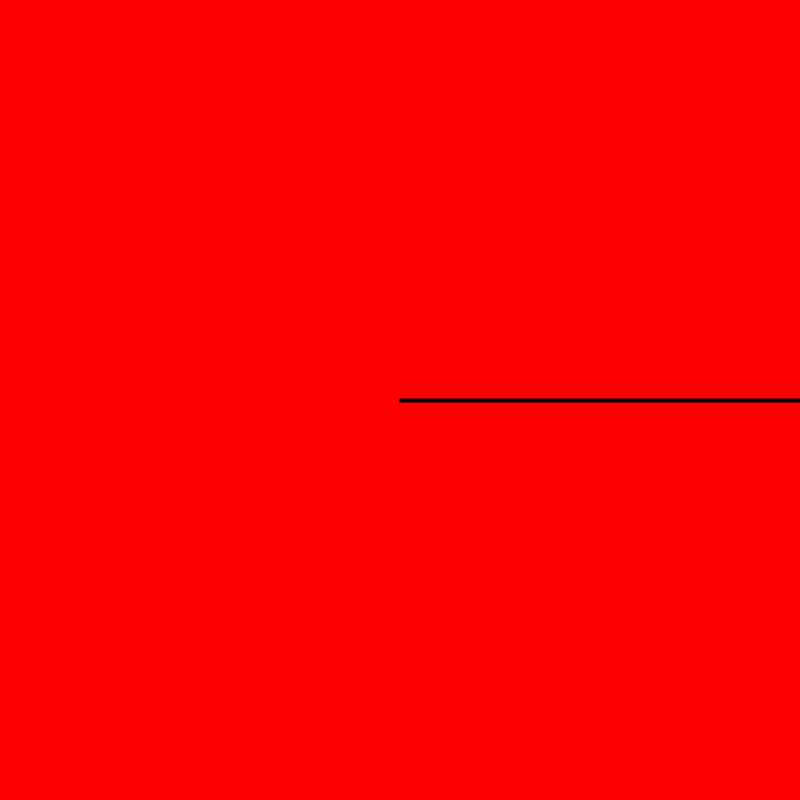
Frame 1 (no input)
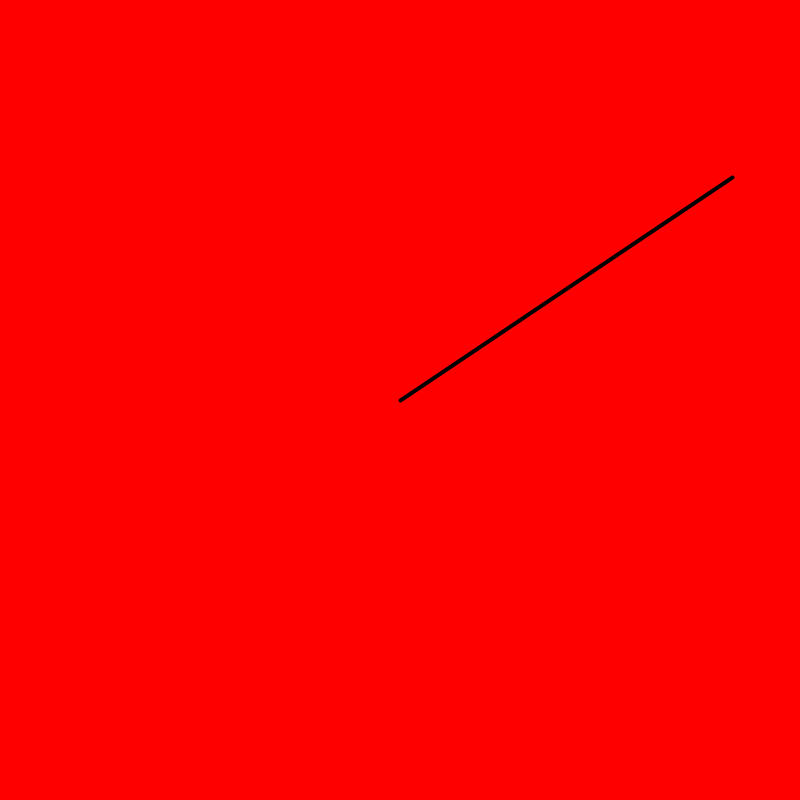
Frame 60 (the mouse pressed at the canvas centre just before this capture)
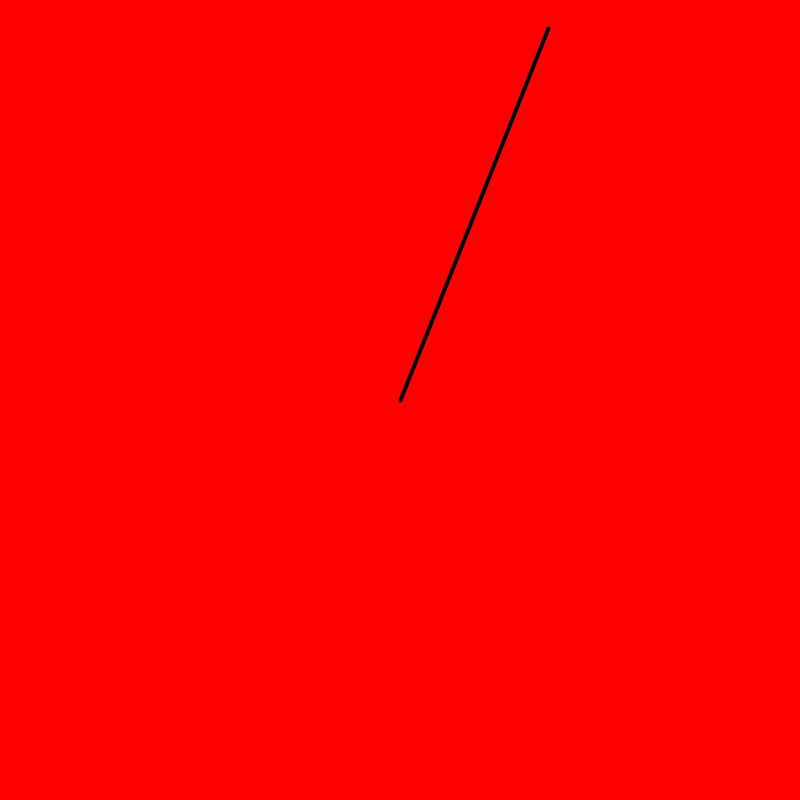
Frame 120 (the mouse held since frame 60 and released just before this capture)

The Processing sketch that drew these frames (run headless with seeded random() and noise(); from frame 60 on, the mouse is pressed at the canvas centre):

// Processing sketch: s_01rotate
// ── s_01rotate.pde
void setup() {
  size(800, 800);
}

float ang = 0;
void draw() {
  background(255,0,0);
  translate(width/2, height/2);
  scale(1,-1);
  strokeWeight(4);
  rotate(ang);
  line(0,0, 400,0);
  ang += .01;
}
